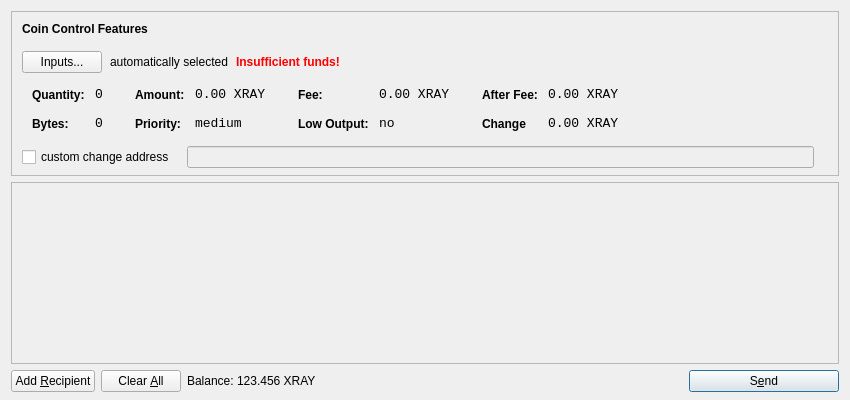
<?xml version="1.0" encoding="UTF-8"?>
<ui version="4.0">
 <class>SendCoinsDialog</class>
 <widget class="QDialog" name="SendCoinsDialog">
  <property name="geometry">
   <rect>
    <x>0</x>
    <y>0</y>
    <width>850</width>
    <height>400</height>
   </rect>
  </property>
  <property name="windowTitle">
   <string>Send Coins</string>
  </property>
  <layout class="QVBoxLayout" name="verticalLayout" stretch="0,1,0">
   <property name="bottomMargin">
    <number>8</number>
   </property>
   <item>
    <widget class="QFrame" name="frameCoinControl">
     <property name="sizePolicy">
      <sizepolicy hsizetype="Expanding" vsizetype="Expanding">
       <horstretch>0</horstretch>
       <verstretch>0</verstretch>
      </sizepolicy>
     </property>
     <property name="maximumSize">
      <size>
       <width>16777215</width>
       <height>16777215</height>
      </size>
     </property>
     <property name="frameShape">
      <enum>QFrame::StyledPanel</enum>
     </property>
     <property name="frameShadow">
      <enum>QFrame::Sunken</enum>
     </property>
     <layout class="QVBoxLayout" name="verticalLayoutCoinControl2">
      <property name="spacing">
       <number>-1</number>
      </property>
      <property name="leftMargin">
       <number>0</number>
      </property>
      <property name="topMargin">
       <number>0</number>
      </property>
      <property name="rightMargin">
       <number>0</number>
      </property>
      <property name="bottomMargin">
       <number>6</number>
      </property>
      <item>
       <layout class="QVBoxLayout" name="verticalLayoutCoinControl" stretch="0,0,0,0,1">
        <property name="spacing">
         <number>0</number>
        </property>
        <property name="leftMargin">
         <number>10</number>
        </property>
        <property name="topMargin">
         <number>10</number>
        </property>
        <item>
         <layout class="QHBoxLayout" name="horizontalLayoutCoinControl1">
          <property name="bottomMargin">
           <number>15</number>
          </property>
          <item>
           <widget class="QLabel" name="labelCoinControlFeatures">
            <property name="sizePolicy">
             <sizepolicy hsizetype="Preferred" vsizetype="Maximum">
              <horstretch>0</horstretch>
              <verstretch>0</verstretch>
             </sizepolicy>
            </property>
            <property name="font">
             <font>
              <weight>75</weight>
              <bold>true</bold>
             </font>
            </property>
            <property name="styleSheet">
             <string notr="true">font-weight:bold;</string>
            </property>
            <property name="text">
             <string>Coin Control Features</string>
            </property>
           </widget>
          </item>
         </layout>
        </item>
        <item>
         <layout class="QHBoxLayout" name="horizontalLayoutCoinControl2" stretch="0,0,0,0">
          <property name="spacing">
           <number>8</number>
          </property>
          <property name="bottomMargin">
           <number>10</number>
          </property>
          <item>
           <widget class="QPushButton" name="pushButtonCoinControl">
            <property name="styleSheet">
             <string notr="true"/>
            </property>
            <property name="text">
             <string>Inputs...</string>
            </property>
           </widget>
          </item>
          <item>
           <widget class="QLabel" name="labelCoinControlAutomaticallySelected">
            <property name="text">
             <string>automatically selected</string>
            </property>
            <property name="margin">
             <number>5</number>
            </property>
           </widget>
          </item>
          <item>
           <widget class="QLabel" name="labelCoinControlInsuffFunds">
            <property name="font">
             <font>
              <weight>75</weight>
              <bold>true</bold>
             </font>
            </property>
            <property name="styleSheet">
             <string notr="true">color:red;font-weight:bold;</string>
            </property>
            <property name="text">
             <string>Insufficient funds!</string>
            </property>
            <property name="margin">
             <number>5</number>
            </property>
           </widget>
          </item>
          <item>
           <spacer name="horizontalSpacerCoinControl">
            <property name="orientation">
             <enum>Qt::Horizontal</enum>
            </property>
            <property name="sizeHint" stdset="0">
             <size>
              <width>40</width>
              <height>1</height>
             </size>
            </property>
           </spacer>
          </item>
         </layout>
        </item>
        <item>
         <widget class="QWidget" name="widgetCoinControl" native="true">
          <property name="sizePolicy">
           <sizepolicy hsizetype="Preferred" vsizetype="Preferred">
            <horstretch>0</horstretch>
            <verstretch>0</verstretch>
           </sizepolicy>
          </property>
          <property name="minimumSize">
           <size>
            <width>0</width>
            <height>0</height>
           </size>
          </property>
          <property name="styleSheet">
           <string notr="true"/>
          </property>
          <layout class="QHBoxLayout" name="horizontalLayoutCoinControl5">
           <property name="margin">
            <number>0</number>
           </property>
           <item>
            <layout class="QHBoxLayout" name="horizontalLayoutCoinControl3" stretch="0,0,0,1">
             <property name="spacing">
              <number>20</number>
             </property>
             <property name="topMargin">
              <number>0</number>
             </property>
             <property name="bottomMargin">
              <number>10</number>
             </property>
             <item>
              <layout class="QFormLayout" name="formLayoutCoinControl1">
               <property name="horizontalSpacing">
                <number>10</number>
               </property>
               <property name="verticalSpacing">
                <number>14</number>
               </property>
               <property name="leftMargin">
                <number>10</number>
               </property>
               <property name="topMargin">
                <number>4</number>
               </property>
               <property name="rightMargin">
                <number>6</number>
               </property>
               <item row="0" column="0">
                <widget class="QLabel" name="labelCoinControlQuantityText">
                 <property name="styleSheet">
                  <string notr="true">font-weight:bold;</string>
                 </property>
                 <property name="text">
                  <string>Quantity:</string>
                 </property>
                 <property name="margin">
                  <number>0</number>
                 </property>
                </widget>
               </item>
               <item row="0" column="1">
                <widget class="QLabel" name="labelCoinControlQuantity">
                 <property name="font">
                  <font>
                   <family>Monospace</family>
                   <pointsize>10</pointsize>
                  </font>
                 </property>
                 <property name="cursor">
                  <cursorShape>IBeamCursor</cursorShape>
                 </property>
                 <property name="contextMenuPolicy">
                  <enum>Qt::ActionsContextMenu</enum>
                 </property>
                 <property name="text">
                  <string>0</string>
                 </property>
                 <property name="margin">
                  <number>0</number>
                 </property>
                 <property name="textInteractionFlags">
                  <set>Qt::LinksAccessibleByMouse|Qt::TextSelectableByKeyboard|Qt::TextSelectableByMouse</set>
                 </property>
                </widget>
               </item>
               <item row="1" column="0">
                <widget class="QLabel" name="labelCoinControlBytesText">
                 <property name="styleSheet">
                  <string notr="true">font-weight:bold;</string>
                 </property>
                 <property name="text">
                  <string>Bytes:</string>
                 </property>
                </widget>
               </item>
               <item row="1" column="1">
                <widget class="QLabel" name="labelCoinControlBytes">
                 <property name="font">
                  <font>
                   <family>Monospace</family>
                   <pointsize>10</pointsize>
                  </font>
                 </property>
                 <property name="cursor">
                  <cursorShape>IBeamCursor</cursorShape>
                 </property>
                 <property name="contextMenuPolicy">
                  <enum>Qt::ActionsContextMenu</enum>
                 </property>
                 <property name="text">
                  <string>0</string>
                 </property>
                 <property name="textInteractionFlags">
                  <set>Qt::LinksAccessibleByMouse|Qt::TextSelectableByKeyboard|Qt::TextSelectableByMouse</set>
                 </property>
                </widget>
               </item>
              </layout>
             </item>
             <item>
              <layout class="QFormLayout" name="formLayoutCoinControl2">
               <property name="horizontalSpacing">
                <number>10</number>
               </property>
               <property name="verticalSpacing">
                <number>14</number>
               </property>
               <property name="leftMargin">
                <number>6</number>
               </property>
               <property name="topMargin">
                <number>4</number>
               </property>
               <property name="rightMargin">
                <number>6</number>
               </property>
               <item row="0" column="0">
                <widget class="QLabel" name="labelCoinControlAmountText">
                 <property name="styleSheet">
                  <string notr="true">font-weight:bold;</string>
                 </property>
                 <property name="text">
                  <string>Amount:</string>
                 </property>
                 <property name="margin">
                  <number>0</number>
                 </property>
                </widget>
               </item>
               <item row="0" column="1">
                <widget class="QLabel" name="labelCoinControlAmount">
                 <property name="font">
                  <font>
                   <family>Monospace</family>
                   <pointsize>10</pointsize>
                  </font>
                 </property>
                 <property name="cursor">
                  <cursorShape>IBeamCursor</cursorShape>
                 </property>
                 <property name="contextMenuPolicy">
                  <enum>Qt::ActionsContextMenu</enum>
                 </property>
                 <property name="text">
                  <string notr="true">0.00 XRAY</string>
                 </property>
                 <property name="textInteractionFlags">
                  <set>Qt::LinksAccessibleByMouse|Qt::TextSelectableByKeyboard|Qt::TextSelectableByMouse</set>
                 </property>
                </widget>
               </item>
               <item row="1" column="0">
                <widget class="QLabel" name="labelCoinControlPriorityText">
                 <property name="styleSheet">
                  <string notr="true">font-weight:bold;</string>
                 </property>
                 <property name="text">
                  <string>Priority:</string>
                 </property>
                </widget>
               </item>
               <item row="1" column="1">
                <widget class="QLabel" name="labelCoinControlPriority">
                 <property name="font">
                  <font>
                   <family>Monospace</family>
                   <pointsize>10</pointsize>
                  </font>
                 </property>
                 <property name="cursor">
                  <cursorShape>IBeamCursor</cursorShape>
                 </property>
                 <property name="contextMenuPolicy">
                  <enum>Qt::ActionsContextMenu</enum>
                 </property>
                 <property name="text">
                  <string>medium</string>
                 </property>
                 <property name="textInteractionFlags">
                  <set>Qt::LinksAccessibleByMouse|Qt::TextSelectableByKeyboard|Qt::TextSelectableByMouse</set>
                 </property>
                </widget>
               </item>
              </layout>
             </item>
             <item>
              <layout class="QFormLayout" name="formLayoutCoinControl3">
               <property name="horizontalSpacing">
                <number>10</number>
               </property>
               <property name="verticalSpacing">
                <number>14</number>
               </property>
               <property name="leftMargin">
                <number>6</number>
               </property>
               <property name="topMargin">
                <number>4</number>
               </property>
               <property name="rightMargin">
                <number>6</number>
               </property>
               <item row="0" column="0">
                <widget class="QLabel" name="labelCoinControlFeeText">
                 <property name="styleSheet">
                  <string notr="true">font-weight:bold;</string>
                 </property>
                 <property name="text">
                  <string>Fee:</string>
                 </property>
                 <property name="margin">
                  <number>0</number>
                 </property>
                </widget>
               </item>
               <item row="0" column="1">
                <widget class="QLabel" name="labelCoinControlFee">
                 <property name="font">
                  <font>
                   <family>Monospace</family>
                   <pointsize>10</pointsize>
                  </font>
                 </property>
                 <property name="cursor">
                  <cursorShape>IBeamCursor</cursorShape>
                 </property>
                 <property name="contextMenuPolicy">
                  <enum>Qt::ActionsContextMenu</enum>
                 </property>
                 <property name="text">
                  <string notr="true">0.00 XRAY</string>
                 </property>
                 <property name="textInteractionFlags">
                  <set>Qt::LinksAccessibleByMouse|Qt::TextSelectableByKeyboard|Qt::TextSelectableByMouse</set>
                 </property>
                </widget>
               </item>
               <item row="1" column="0">
                <widget class="QLabel" name="labelCoinControlLowOutputText">
                 <property name="styleSheet">
                  <string notr="true">font-weight:bold;</string>
                 </property>
                 <property name="text">
                  <string>Low Output:</string>
                 </property>
                </widget>
               </item>
               <item row="1" column="1">
                <widget class="QLabel" name="labelCoinControlLowOutput">
                 <property name="font">
                  <font>
                   <family>Monospace</family>
                   <pointsize>10</pointsize>
                  </font>
                 </property>
                 <property name="cursor">
                  <cursorShape>IBeamCursor</cursorShape>
                 </property>
                 <property name="contextMenuPolicy">
                  <enum>Qt::ActionsContextMenu</enum>
                 </property>
                 <property name="text">
                  <string>no</string>
                 </property>
                 <property name="textInteractionFlags">
                  <set>Qt::LinksAccessibleByMouse|Qt::TextSelectableByKeyboard|Qt::TextSelectableByMouse</set>
                 </property>
                </widget>
               </item>
              </layout>
             </item>
             <item>
              <layout class="QFormLayout" name="formLayoutCoinControl4">
               <property name="horizontalSpacing">
                <number>10</number>
               </property>
               <property name="verticalSpacing">
                <number>14</number>
               </property>
               <property name="leftMargin">
                <number>6</number>
               </property>
               <property name="topMargin">
                <number>4</number>
               </property>
               <property name="rightMargin">
                <number>6</number>
               </property>
               <item row="0" column="0">
                <widget class="QLabel" name="labelCoinControlAfterFeeText">
                 <property name="styleSheet">
                  <string notr="true">font-weight:bold;</string>
                 </property>
                 <property name="text">
                  <string>After Fee:</string>
                 </property>
                 <property name="margin">
                  <number>0</number>
                 </property>
                </widget>
               </item>
               <item row="0" column="1">
                <widget class="QLabel" name="labelCoinControlAfterFee">
                 <property name="font">
                  <font>
                   <family>Monospace</family>
                   <pointsize>10</pointsize>
                  </font>
                 </property>
                 <property name="cursor">
                  <cursorShape>IBeamCursor</cursorShape>
                 </property>
                 <property name="contextMenuPolicy">
                  <enum>Qt::ActionsContextMenu</enum>
                 </property>
                 <property name="text">
                  <string notr="true">0.00 XRAY</string>
                 </property>
                 <property name="textInteractionFlags">
                  <set>Qt::LinksAccessibleByMouse|Qt::TextSelectableByKeyboard|Qt::TextSelectableByMouse</set>
                 </property>
                </widget>
               </item>
               <item row="1" column="0">
                <widget class="QLabel" name="labelCoinControlChangeText">
                 <property name="styleSheet">
                  <string notr="true">font-weight:bold;</string>
                 </property>
                 <property name="text">
                  <string>Change</string>
                 </property>
                </widget>
               </item>
               <item row="1" column="1">
                <widget class="QLabel" name="labelCoinControlChange">
                 <property name="font">
                  <font>
                   <family>Monospace</family>
                   <pointsize>10</pointsize>
                  </font>
                 </property>
                 <property name="cursor">
                  <cursorShape>IBeamCursor</cursorShape>
                 </property>
                 <property name="contextMenuPolicy">
                  <enum>Qt::ActionsContextMenu</enum>
                 </property>
                 <property name="text">
                  <string notr="true">0.00 XRAY</string>
                 </property>
                 <property name="textInteractionFlags">
                  <set>Qt::LinksAccessibleByMouse|Qt::TextSelectableByKeyboard|Qt::TextSelectableByMouse</set>
                 </property>
                </widget>
               </item>
              </layout>
             </item>
            </layout>
           </item>
          </layout>
         </widget>
        </item>
        <item>
         <layout class="QHBoxLayout" name="horizontalLayoutCoinControl4" stretch="0,0,0">
          <property name="spacing">
           <number>12</number>
          </property>
          <property name="sizeConstraint">
           <enum>QLayout::SetDefaultConstraint</enum>
          </property>
          <property name="topMargin">
           <number>5</number>
          </property>
          <property name="rightMargin">
           <number>5</number>
          </property>
          <item>
           <widget class="QCheckBox" name="checkBoxCoinControlChange">
            <property name="text">
             <string>custom change address</string>
            </property>
           </widget>
          </item>
          <item>
           <widget class="QLineEdit" name="lineEditCoinControlChange">
            <property name="enabled">
             <bool>false</bool>
            </property>
            <property name="sizePolicy">
             <sizepolicy hsizetype="Expanding" vsizetype="Fixed">
              <horstretch>0</horstretch>
              <verstretch>0</verstretch>
             </sizepolicy>
            </property>
           </widget>
          </item>
          <item>
           <widget class="QLabel" name="labelCoinControlChangeLabel">
            <property name="sizePolicy">
             <sizepolicy hsizetype="Preferred" vsizetype="Expanding">
              <horstretch>0</horstretch>
              <verstretch>0</verstretch>
             </sizepolicy>
            </property>
            <property name="minimumSize">
             <size>
              <width>0</width>
              <height>0</height>
             </size>
            </property>
            <property name="text">
             <string/>
            </property>
            <property name="margin">
             <number>3</number>
            </property>
           </widget>
          </item>
         </layout>
        </item>
        <item>
         <spacer name="verticalSpacerCoinControl">
          <property name="orientation">
           <enum>Qt::Vertical</enum>
          </property>
          <property name="sizeHint" stdset="0">
           <size>
            <width>800</width>
            <height>1</height>
           </size>
          </property>
         </spacer>
        </item>
       </layout>
      </item>
     </layout>
    </widget>
   </item>
   <item>
    <widget class="QScrollArea" name="scrollArea">
     <property name="widgetResizable">
      <bool>true</bool>
     </property>
     <widget class="QWidget" name="scrollAreaWidgetContents">
      <property name="geometry">
       <rect>
        <x>0</x>
        <y>0</y>
        <width>830</width>
        <height>165</height>
       </rect>
      </property>
      <layout class="QVBoxLayout" name="verticalLayout_2">
       <property name="margin">
        <number>0</number>
       </property>
       <item>
        <layout class="QVBoxLayout" name="entries">
         <property name="spacing">
          <number>6</number>
         </property>
        </layout>
       </item>
       <item>
        <spacer name="verticalSpacer">
         <property name="orientation">
          <enum>Qt::Vertical</enum>
         </property>
         <property name="sizeHint" stdset="0">
          <size>
           <width>20</width>
           <height>40</height>
          </size>
         </property>
        </spacer>
       </item>
      </layout>
     </widget>
    </widget>
   </item>
   <item>
    <layout class="QHBoxLayout" name="horizontalLayout">
     <item>
      <widget class="QPushButton" name="addButton">
       <property name="toolTip">
        <string>Send to multiple recipients at once</string>
       </property>
       <property name="text">
        <string>Add &amp;Recipient</string>
       </property>
       <property name="autoDefault">
        <bool>false</bool>
       </property>
      </widget>
     </item>
     <item>
      <widget class="QPushButton" name="clearButton">
       <property name="sizePolicy">
        <sizepolicy hsizetype="Minimum" vsizetype="Fixed">
         <horstretch>0</horstretch>
         <verstretch>0</verstretch>
        </sizepolicy>
       </property>
       <property name="toolTip">
        <string>Remove all transaction fields</string>
       </property>
       <property name="text">
        <string>Clear &amp;All</string>
       </property>
       <property name="autoRepeatDelay">
        <number>300</number>
       </property>
       <property name="autoDefault">
        <bool>false</bool>
       </property>
      </widget>
     </item>
     <item>
      <layout class="QHBoxLayout" name="horizontalLayout_2">
       <property name="spacing">
        <number>3</number>
       </property>
       <item>
        <widget class="QLabel" name="label">
         <property name="sizePolicy">
          <sizepolicy hsizetype="Preferred" vsizetype="Fixed">
           <horstretch>0</horstretch>
           <verstretch>0</verstretch>
          </sizepolicy>
         </property>
         <property name="text">
          <string>Balance:</string>
         </property>
        </widget>
       </item>
       <item>
        <widget class="QLabel" name="labelBalance">
         <property name="sizePolicy">
          <sizepolicy hsizetype="Preferred" vsizetype="Fixed">
           <horstretch>0</horstretch>
           <verstretch>0</verstretch>
          </sizepolicy>
         </property>
         <property name="cursor">
          <cursorShape>IBeamCursor</cursorShape>
         </property>
         <property name="text">
          <string notr="true">123.456 XRAY</string>
         </property>
         <property name="textInteractionFlags">
          <set>Qt::LinksAccessibleByMouse|Qt::TextSelectableByKeyboard|Qt::TextSelectableByMouse</set>
         </property>
        </widget>
       </item>
      </layout>
     </item>
     <item>
      <spacer name="horizontalSpacer">
       <property name="orientation">
        <enum>Qt::Horizontal</enum>
       </property>
       <property name="sizeHint" stdset="0">
        <size>
         <width>40</width>
         <height>20</height>
        </size>
       </property>
      </spacer>
     </item>
     <item>
      <widget class="QPushButton" name="sendButton">
       <property name="minimumSize">
        <size>
         <width>150</width>
         <height>0</height>
        </size>
       </property>
       <property name="toolTip">
        <string>Confirm the send action</string>
       </property>
       <property name="text">
        <string>S&amp;end</string>
       </property>
       <property name="icon">
        <iconset resource="../bitcoin.qrc">
         <normaloff>:/icons/send</normaloff>:/icons/send</iconset>
       </property>
       <property name="default">
        <bool>true</bool>
       </property>
      </widget>
     </item>
    </layout>
   </item>
  </layout>
 </widget>
 <resources>
  <include location="../bitcoin.qrc"/>
 </resources>
 <connections/>
</ui>
